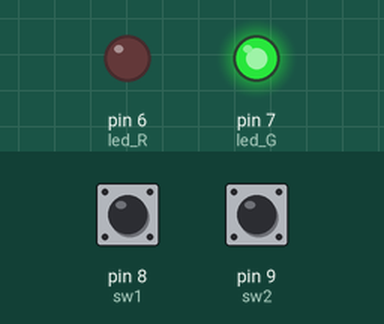
Recording of a sketch running on a simulated Arduino Uno, built with avr-gcc and run on an emulated ATmega328P. Parts: output pins drawn as LEDs (lit = HIGH). Inputs (shaded band) come from the test bench; at power-on: pin 8 (sw1) LOW, pin 9 (sw2) LOW.

Above: at 1.2 s.
1.3 s: pin 8 (sw1) pulled HIGH for 0.15 s
At 1.8 s:
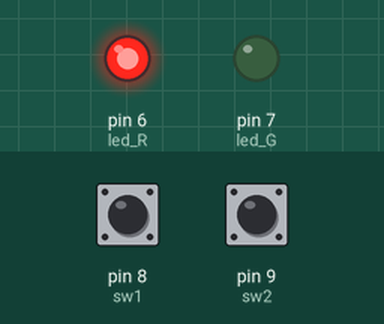
2.9 s: pin 9 (sw2) pulled HIGH for 0.15 s
At 4.1 s:
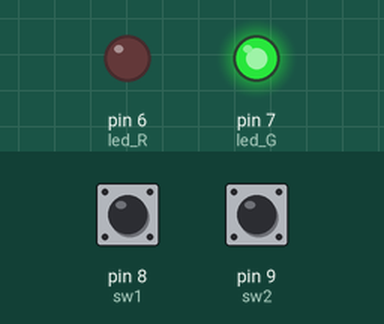
4.5 s: pin 8 (sw1) pulled HIGH for 1 s
At 5.5 s:
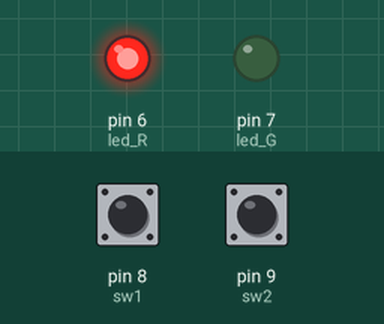
Timing chart, 0 to 7.5 s (numbered marks = the images above; inputs shaded):
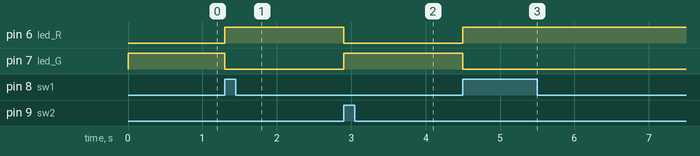

The sketch:

miniProject3.ino
```cpp
/*
// 실습 1 : 택트 스위치 with led
int sw = 8;
int led = 7;

void setup() {
  pinMode(sw, INPUT);
  pinMode(led, OUTPUT);
}

void loop() {
  if(digitalRead(sw) == 0){
    digitalWrite(led, LOW);
  }
  else{
    digitalWrite(led, HIGH);
  }
  delay(100);
}
*/

// 미니프로젝트
int sw1 = 8, led_R = 6;
int sw2 = 9, led_G = 7;
int run_state = 0;

void setup() {
  pinMode(sw1, INPUT);
  pinMode(sw2, INPUT);
  pinMode(led_R, OUTPUT);
  pinMode(led_G, OUTPUT);
  digitalWrite(led_G, HIGH);
  digitalWrite(led_R, LOW);
}

void loop() {
  if(digitalRead(sw1) == HIGH && run_state == 0){
    run_state = 1;
  }
  if(digitalRead(sw2) == HIGH && run_state == 1){
    run_state = 0;
  }

  if(run_state == 1){
    digitalWrite(led_R, HIGH);
    digitalWrite(led_G, LOW);
  }
  else{
    digitalWrite(led_R, LOW);
    digitalWrite(led_G, HIGH);
  }

  delay(50);
}
```

Measured:
- after the input at 1.3 s, pin 6 (led_R): LOW → HIGH at once; pin 7 (led_G): HIGH → LOW at once
- after the input at 2.9 s, pin 6 (led_R): HIGH → LOW at once; pin 7 (led_G): LOW → HIGH at once
- after the input at 4.5 s, pin 6 (led_R): LOW → HIGH at once; pin 7 (led_G): HIGH → LOW at once
